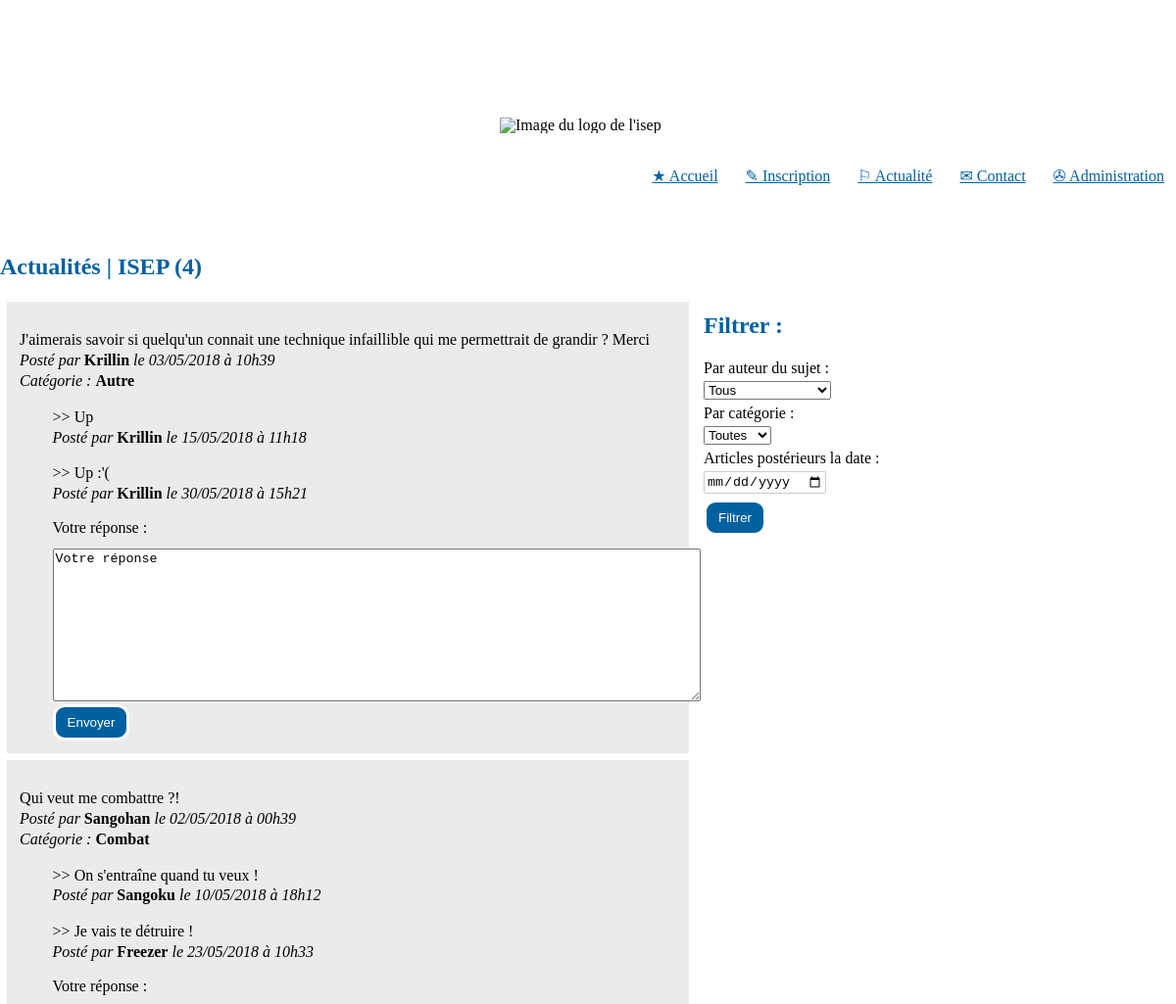
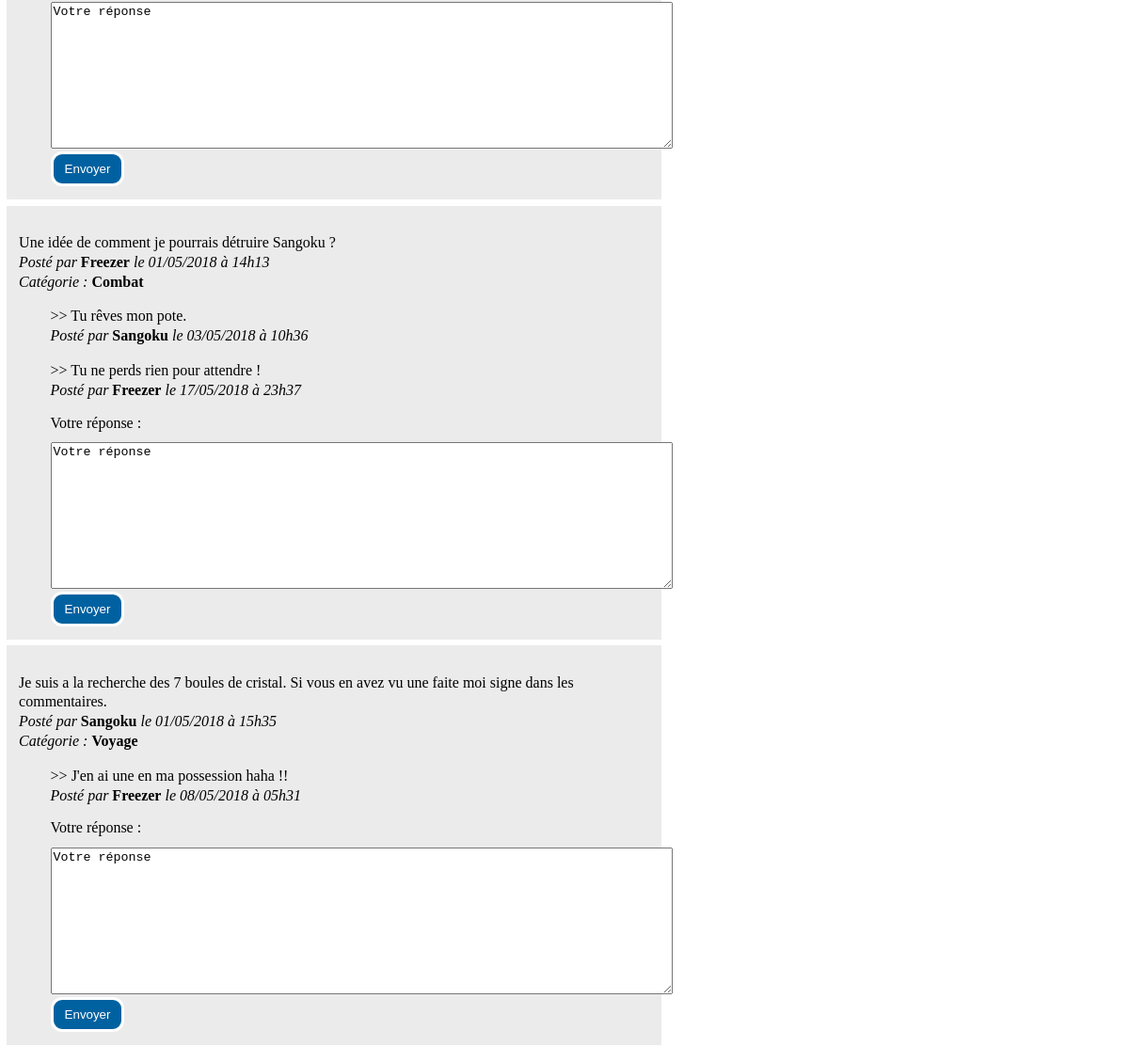
Before: /php/index.php?cible=mainController&function=bouttonActualite with the older database file (2 pictures, top to bottom).
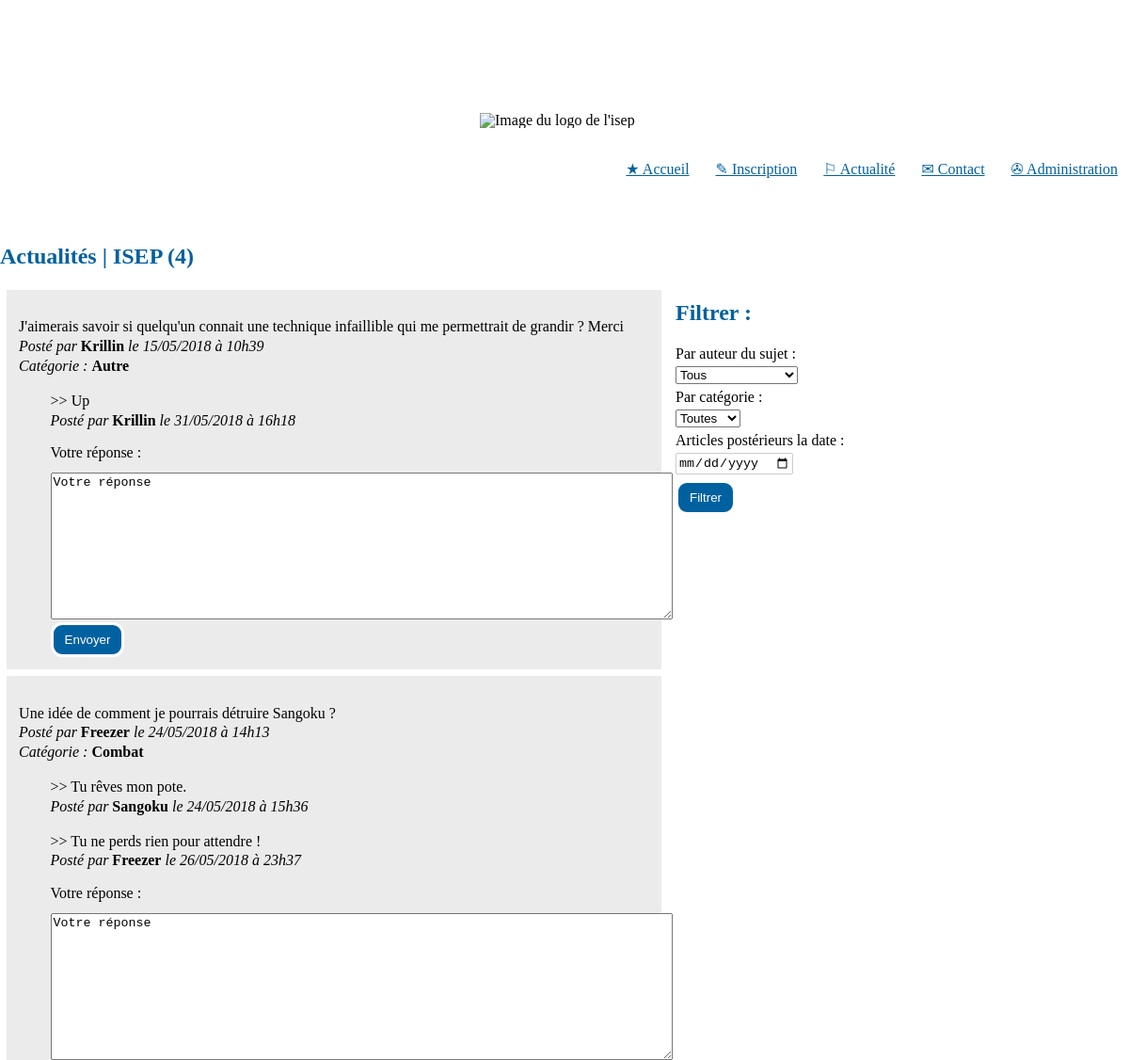
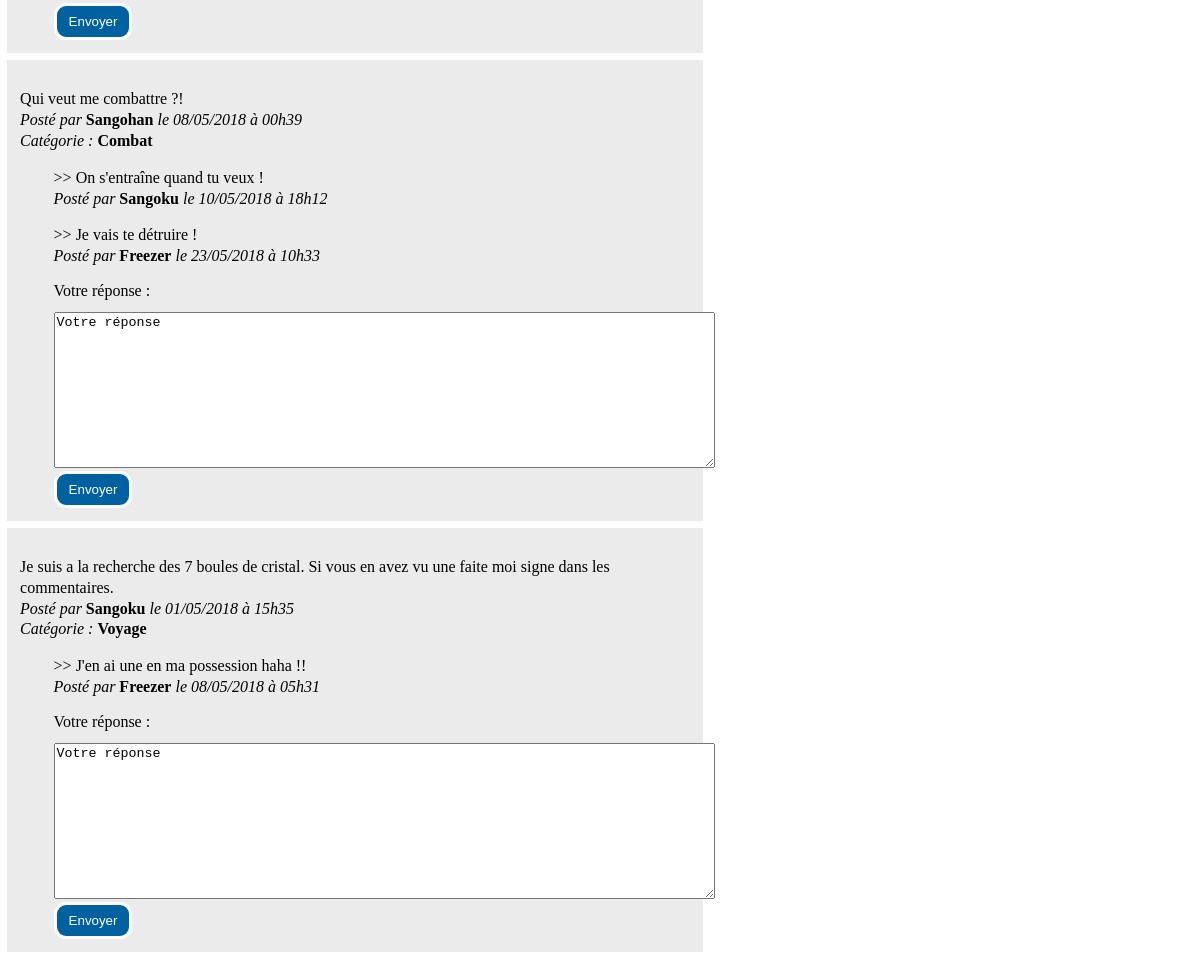
After: the same page with the newer database file (2 pictures, top to bottom).
### tables this page shows
CREATE TABLE IF NOT EXISTS `subjects` (
  `id` int(11) NOT NULL AUTO_INCREMENT,
  `content` text NOT NULL,
  `category` varchar(100) NOT NULL DEFAULT 'Autre',
  `dateTime` datetime NOT NULL DEFAULT CURRENT_TIMESTAMP,
  `user_id` int(11) NOT NULL,
  PRIMARY KEY (`id`)
);

CREATE TABLE IF NOT EXISTS `users` (
  `id` int(11) NOT NULL AUTO_INCREMENT,
  `name` varchar(100) NOT NULL,
  `last_name` varchar(100) NOT NULL,
  `mail` varchar(100) NOT NULL,
  `pass` varchar(100) NOT NULL,
  PRIMARY KEY (`id`)
);

CREATE TABLE IF NOT EXISTS `responses` (
  `id` int(11) NOT NULL AUTO_INCREMENT,
  `content` text NOT NULL,
  `dateTime` datetime NOT NULL DEFAULT CURRENT_TIMESTAMP,
  `subject_id` int(11) NOT NULL,
  `user_id` int(11) NOT NULL,
  PRIMARY KEY (`id`)
);

### php/controllers/mainController.php (called while the page is built, shortened)
<?php
if (!isset($_GET['function']) || empty($_GET['function'])) {
    $function = "default";
} else {
    $function = $_GET['function'];
}
switch ($function) {
    case 'bouttonActualite':
        $vue = 'sujet';
        $where='1=1';
        break;
}
require "views/header.php";
include('views/' . $vue . '.php');

### php/controllers/fonctions.php (called while the page is built, shortened)
<?php
include "models/requetes.php";
function isUserConnected(){
    return isset($_SESSION['user_name'])?true:false;
}

### php/models/requetes.php (called while the page is built, shortened)
<?php
function get_subjects(PDO $bdd, int $n, string $filtre): array {
    $statement = $bdd->prepare('SELECT subjects.id AS subject_id, subjects.dateTime AS subjectDateTime,MAX(responses.dateTime) AS lastResponseDateTime, subjects.category, subjects.content AS subjectContent,users.name AS subjectUserName
                                         FROM ((subjects
                                         INNER JOIN users ON subjects.user_id = users.id )
                                         /*Pour aussi récupérer les sujets qui n ont pas encore de réponses on utilise LEFT JOIN*/
                                         LEFT JOIN responses ON responses.subject_id = subjects.id)
                                         WHERE '.$filtre.'
                                         GROUP BY subjects.id
                                         ORDER  BY lastResponseDateTime DESC
                                         LIMIT '.$n);
    $statement->execute();
    $return = $statement->fetchAll();
    return $return;
}
function get_responses(PDO $bdd): array {
    $statement = $bdd->prepare('SELECT responses.dateTime AS responseDateTime,users.name AS responseUserName,responses.content AS responseContent, subjects.id AS subject_id
                                         FROM ((responses
                                         INNER JOIN users ON responses.user_id = users.id)
                                         INNER JOIN subjects ON responses.subject_id = subjects.id)
                                         ORDER BY responses.dateTime ASC
                                         ');
    $statement->execute();
    return $statement->fetchAll();
}

### php/views/fonctions.php (the view, shortened to what this page needs)
<?php
function displayInscription(){
    if(!isUserConnected()){
        echo ("<a href=\"index.php?cible=mainController&function=bouttonInscription\" class=\"liens\">&#9998; Inscription</a>");
    }
}
function dateFr($dateUS){
    $dateFR = strftime('%d-%m-%Y',strtotime($dateUS));
    $dateFRslash=str_replace (  '-' , '/' ,$dateFR);
    return $dateFRslash;
}
function heureFr(string $heureUS){
    $heureFr = explode(' ',$heureUS);
    $heureFr1 = substr_replace($heureFr[1], '', -3, 3);
    $heureFr2 =str_replace (  ':' , 'h' ,$heureFr1);
    return $heureFr2;
}
function recupereSubjects($bdd,$n,$where){
    $subjects = get_subjects($bdd,$n,$where);
    foreach ($subjects as $key=>$elm){
        $subjects[$key]['subjectDate'] = dateFr($subjects[$key]['subjectDateTime']);
        $subjects[$key]['subjectTime'] = heureFr($subjects[$key]['subjectDateTime']);
    }
    return $subjects;
}
function recupereResponses($bdd){
    $responses = get_responses($bdd);
    foreach ($responses as $key=>$elm){
        $responses[$key]['responseDate'] = dateFr($responses[$key]['responseDateTime']);
        $responses[$key]['responseTime'] = heureFr($responses[$key]['responseDateTime']);
    }
    return $responses;
}
function displaySubjectsAndResponse($bdd,$n,$Filter){
    $subjects = recupereSubjects($bdd, $n,$Filter);
    $responses = recupereResponses($bdd);
    foreach ($subjects as $key => $elm) {
                echo(
                    "<div class='subjectWrapper'><p>"
                        . $subjects[$key]['subjectContent'] . " <br>
                            <em>Posté par</em> <strong>" . $subjects[$key]['subjectUserName'] . "</strong> <em>le " . $subjects[$key]['subjectDate'] . " à " . $subjects[$key]['subjectTime'] . "  </em> <br>
                            <em>Catégorie : </em> <strong>" . $subjects[$key]['category'] . "</strong>
                    </p>"
                    );
                foreach ($responses as $keyR => $elmR) {
                    if ($subjects[$key]['subject_id']===$responses[$keyR]['subject_id']) {
                        echo(
                            "<p class='marginleft'>
                                   >> " .$responses[$keyR]['responseContent']. " <br>
                                   <em>Posté par</em> <strong>" . $responses[$keyR]['responseUserName'] . "</strong> <em>le " . $responses[$keyR]['responseDate'] . " à " . $responses[$keyR]['responseTime'] . " </em>
                               </p>"
                        );
                    }
                }
                $get = $subjects[$key]['subject_id'];
                echo("
                     <form class='marginleft' action=\"index.php?cible=mainController&function=postResponse&subject_id=$get\" method=\"post\">
                         <label> <span> Votre réponse : </span>
                             <br>
                             <textarea cols=\"80\" rows=\"10\" name=\"content\">Votre réponse</textarea>
                         </label>
                         <br>
                         <button type=\"submit\">Envoyer</button>
                         <br>
                     </form>
                    </div>"
                );
    }
}

### php/views/header.php (shortened to what this page needs)
<!DOCTYPE html>
<html lang="en">
<head>
    <link rel="stylesheet" href="../css/reset.css">
    <link rel="stylesheet" href="../css/style.css">
    <link rel="stylesheet" href="../css/header.css">
    <link rel="stylesheet" href="../css/formControl.css">
    <link rel="stylesheet" href="../css/<?php echo $vue?>.css">
</head>
<body>
    <header>
        <img id='logo' src="../../res/img/Logo_isep.png" alt="Image du logo de l'isep" title="Logo de l'isep" />
        <nav>
            <a href="index.php?cible=mainController" class="liens">&starf; Accueil</a>
            <?php displayInscription() ?>
            <a href="index.php?cible=mainController&function=bouttonActualite" class="liens">&#9872; Actualité</a>
            <a href="index.php?cible=mainController&function=bouttonContact" class="liens">&#9993; Contact</a>
            <a href="index.php?cible=mainController&function=bouttonAdministration" class="liens">&#9991; Administration</a>
        </nav>
    </header>

### php/views/sujet.php (shortened to what this page needs)
<div class = 'pageWrapper'>
    <div class="forum">
        <h2>Actualités | ISEP  (<?= count(recupereSubjects($bdd, 100,$where)) ?>)</h2>
        <?php displaySubjectsAndResponse($bdd,100,$where);?>
    </div>
    <aside class="filter">
        <h2>Filtrer :</h2>
        <form action="index.php" method="get" id="filter">
            <label> Par auteur du sujet : <br>
                <select name="author">
                    <option value="" selected>Tous </option>
                </select>
            </label> <br>
            <label> Par catégorie : <br>
                <select name="category">
                    <option value="" selected>Toutes</option>
                </select>
            </label> <br>
            <label> Articles postérieurs la date : <br>
                <input type="date" name="date">
            </label> <br>
            <button type="submit" >Filtrer</button>
        </form>
    </aside>
</div>

### php/index.php (shortened to what this page needs)
<?php
include "controllers/fonctions.php";
include "views/fonctions.php";
if(isset($_GET['cible']) && !empty($_GET['cible'])) {
    $url = $_GET['cible'];
} else {
    $url = 'mainController';
}
include('controllers/' . $url . '.php');
?>
    </body>
</html>

### css/style.css (style rules this page uses)
html { --orange-isep: rgb(245,161,1); --blue-isep: rgb(0,97,160); --grey-isep: rgb(226,226,226); }
body { width: 1200px; font-family: serif; margin: 70px auto 1%; }
nav { text-align: end; margin-top: 3%; }
aside { margin: 0% 10% 0% 4%; }
.liens { text-decoration: underline; color: var(--blue-isep); margin-left: 1%; margin-right: 1%; }
a { color: white; }
em { font-style: italic; }
strong { font-weight: bold; }
h2 { color: var(--blue-isep); font-weight: bold; font-size: 150%; margin-top: 1em; margin-bottom: 1em; }
label { margin-bottom: 2%; }
input { margin-top: 1%; margin-bottom: 1%; }
p { line-height: 130%; display: block; margin-top: 1em; margin-bottom: 1em; text-align: start; }
button { padding: 8px 12px 8px 12px; background-color: var(--blue-isep); color: white; border: solid; border-radius: 12px; }
textarea { margin-top: 2%; }

### css/header.css (style rules this page uses)
#logo { display: block; max-width: 15%; height: auto; margin: auto; }

### css/formControl.css (style rules this page uses)
body { padding-top: 50px; }
input { padding: 2px; border: 1px solid #CCC; border-radius: 2px; outline: none; }

### css/sujet.css (style rules this page uses)
.marginleft { margin-left: 5%; }
.subjectWrapper { background-color: #EBEBEB; padding: 2%; margin: 1%; width: 670px; }
.pageWrapper { display: flex; }
select, input { margin-top:3%; margin-bottom:3%; }
.filter { margin-top: 5%; }

Changed rows visible on the page:
removed responses: content "Up :'(", user.name "Krillin", responseDate "30/05/2018", responseTime "15h21", shown under subjects "Autre"
changed subjects "Autre": subjectDate "03/05/2018" → "15/05/2018"
changed responses "Up": responseDate "15/05/2018" → "31/05/2018"; responseTime "11h18" → "16h18"
changed subjects "Une idée de comment je pourrais détruire Sangoku ?": subjectDate "01/05/2018" → "24/05/2018"; moves up the list
changed responses "Tu rêves mon pote.": responseDate "03/05/2018" → "24/05/2018"; responseTime "10h36" → "15h36"
changed responses "Tu ne perds rien pour attendre !": responseDate "17/05/2018" → "26/05/2018"
changed subjects "Qui veut me combattre ?!": subjectDate "02/05/2018" → "08/05/2018"
